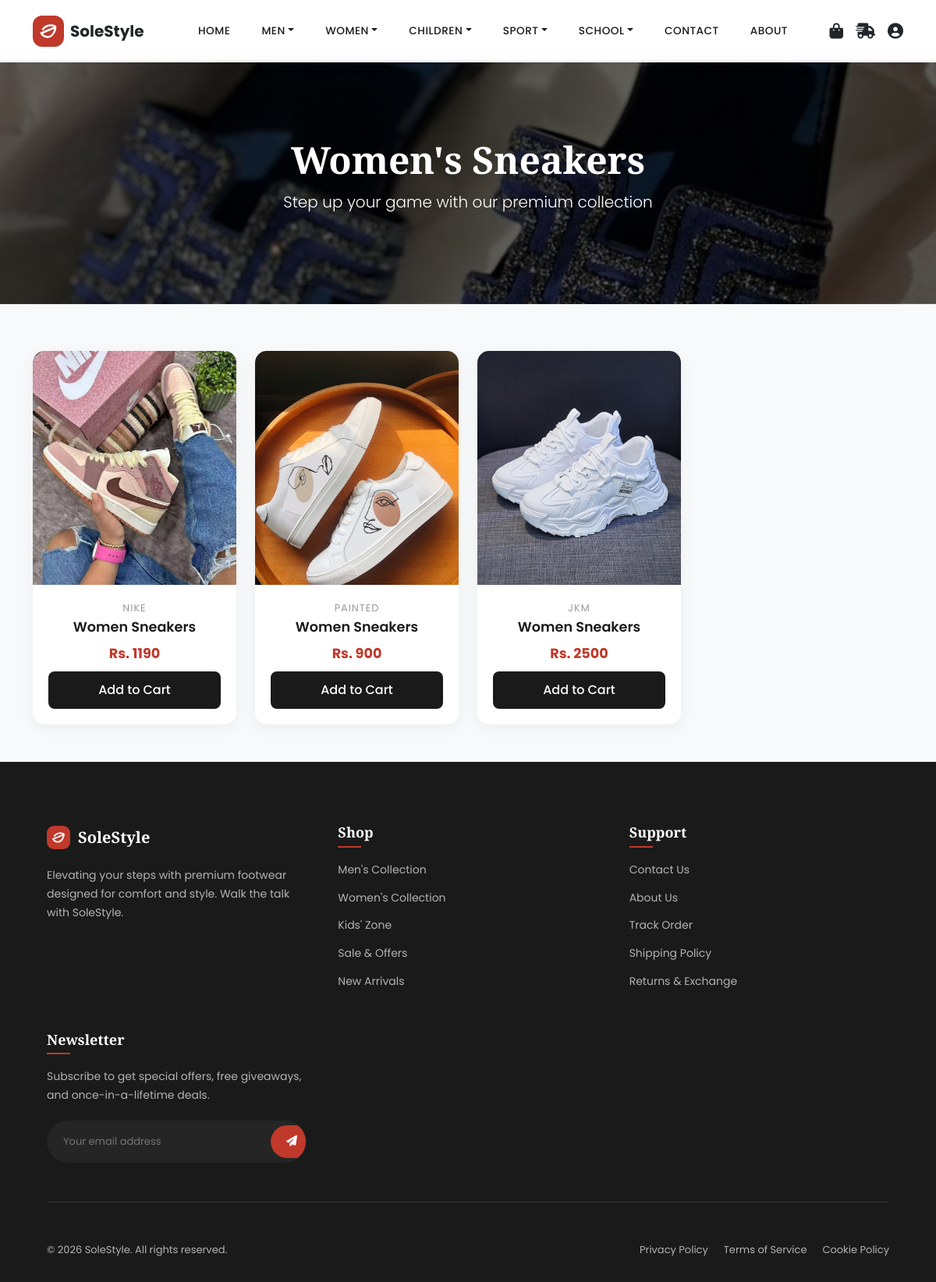
The app's page /women_sneaker.php with its own data.
### tables this page shows
CREATE TABLE `product` (
  `pid` int(60) NOT NULL,
  `pgname` varchar(60) NOT NULL,
  `pname` varchar(60) NOT NULL,
  `pimage` blob NOT NULL,
  `cost` int(60) NOT NULL
);

### women_sneaker.php (the view, shortened to what this page needs)
<?php
include('shoes_admin/includes/dbconnection.php');
$query = "SELECT * FROM product WHERE pgname='Women Sneakers'";
$result = mysqli_query($con, $query);
?>
<!DOCTYPE html>
<html lang="en">
<head>
    <link href="https://cdn.jsdelivr.net/npm/bootstrap@5.3.0/dist/css/bootstrap.min.css" rel="stylesheet">
    <link rel="stylesheet" href="https://cdnjs.cloudflare.com/ajax/libs/font-awesome/6.4.0/css/all.min.css">
</head>
<body>
    <nav class="navbar navbar-expand-lg fixed-top">
        <div class="container">
            <a class="navbar-brand d-flex align-items-center" href="home.php">
                <span class="ms-2 fw-bold text-dark">SoleStyle</span>
            </a>
            <div class="collapse navbar-collapse justify-content-center" id="navbarNav">
                <ul class="navbar-nav">
                    <li class="nav-item"><a class="nav-link" href="home.php">Home</a></li>
                    <li class="nav-item dropdown">
                        <a class="nav-link dropdown-toggle" href="#" role="button" data-bs-toggle="dropdown">Men</a>
                    </li>
                    <li class="nav-item dropdown">
                        <a class="nav-link dropdown-toggle" href="#" role="button" data-bs-toggle="dropdown">Women</a>
                    </li>
                    <li class="nav-item dropdown">
                        <a class="nav-link dropdown-toggle" href="#" role="button" data-bs-toggle="dropdown">Children</a>
                    </li>
                    <li class="nav-item dropdown">
                        <a class="nav-link dropdown-toggle" href="#" role="button" data-bs-toggle="dropdown">Sport</a>
                    </li>
                    <li class="nav-item dropdown">
                        <a class="nav-link dropdown-toggle" href="#" role="button" data-bs-toggle="dropdown">School</a>
                    </li>
                    <li class="nav-item"><a class="nav-link" href="contact_us.php">Contact</a></li>
                    <li class="nav-item"><a class="nav-link" href="about.php">About</a></li>
                </ul>
            </div>
            <div class="d-flex align-items-center">
                <a href="cart.php" class="text-dark me-3 position-relative">
                    <i class="fas fa-shopping-bag fa-lg"></i>
                </a>
                <a href="clientsideorder.php" class="text-dark me-3">
                    <i class="fas fa-truck-fast fa-lg"></i>
                </a>
                <a href="sign_in.php" class="text-dark">
                    <i class="fas fa-user-circle fa-lg"></i>
                </a>
            </div>
        </div>
    </nav>
    <header class="page-header">
        <div class="container">
            <h2>Women's Sneakers</h2>
            <p class="lead">Step up your game with our premium collection</p>
        </div>
    </header>
    <div class="container mb-5">
        <div class="row g-4">
            <?php
            while ($product = mysqli_fetch_array($result)) { ?>
                <div class="col-md-4 col-lg-3">
                    <div class="product-card">
                        <div class="product-img-container">
                        </div>
                        <div class="product-details">
                            <div class="product-brand"><?php echo htmlentities($product['pname']); ?></div>
                            <h5 class="product-title"><?php echo htmlentities($product['pgname']); ?></h5>
                            <div class="product-price">Rs. <?php echo htmlentities($product['cost']); ?></div>
                            <a href="cart.php?add_to_cart=<?php echo htmlentities($product['pid']); ?>" class="btn-add-cart">Add to Cart</a>
                        </div>
                    </div>
                </div>
            <?php } ?>
        </div>
    </div>
</body>
<?php include 'shoes_admin/footer.php'; ?>
</html>

### women_sneaker.php (style rules this page uses)
:root { --primary-dark: #1a1a1a; --accent-red: #c0392b; --text-gray: #666; --bg-light: #f8f9fa; }
body { font-family: 'Poppins', sans-serif; color: var(--primary-dark); background-color: var(--bg-light); overflow-x: hidden; }
h1, h2, h3, h4 { font-family: 'Playfair Display', serif; }
.navbar { background: rgba(255, 255, 255, 0.95); backdrop-filter: blur(10px); box-shadow: 0 2px 20px rgba(0,0,0,0.05); padding: 15px 0; }
.nav-link { font-weight: 500; color: var(--primary-dark) !important; margin: 0 12px; text-transform: uppercase; font-size: 0.85rem; letter-spacing: 0.5px; transition: color 0.3s ease; }
.page-header { background: linear-gradient(rgba(0,0,0,0.6), rgba(0,0,0,0.6)), url('images/slider1.jpg'); background-size: cover; background-position: center; color: #fff; padding: 100px 0; text-align: center; margin-top: 76px; margin-bottom: 60px; }
.page-header h2 { font-size: 3rem; font-weight: 700; margin-bottom: 10px; }
.product-card { background: #fff; border-radius: 15px; overflow: hidden; box-shadow: 0 5px 20px rgba(0,0,0,0.05); transition: all 0.3s ease; height: 100%; position: relative; }
.product-img-container { position: relative; overflow: hidden; height: 300px; }
.product-details { padding: 20px; text-align: center; }
.product-brand { font-size: 0.8rem; color: #999; text-transform: uppercase; letter-spacing: 1px; margin-bottom: 5px; }
.product-title { font-size: 1.1rem; font-weight: 600; margin-bottom: 10px; color: var(--primary-dark); }
.product-price { color: var(--accent-red); font-weight: 700; font-size: 1.1rem; }
.btn-add-cart { width: 100%; padding: 12px; background: var(--primary-dark); color: #fff; border: none; font-weight: 500; transition: background 0.3s; text-decoration: none; display: inline-block; margin-top: 10px; border-radius: 8px; }

### shoes_admin/footer.php (style rules this page uses)
:root { --footer-bg: #1a1a1a; --footer-text: #b3b3b3; --footer-heading: #ffffff; --brand-accent: #c0392b; --brand-accent-hover: #a93226; --border-color: #333; }

### records on screen
product: pname "NIKE", pgname "Women Sneakers", cost "1190"
product: pname "PAINTED", pgname "Women Sneakers", cost "900"
product: pname "JKM", pgname "Women Sneakers", cost "2500"
